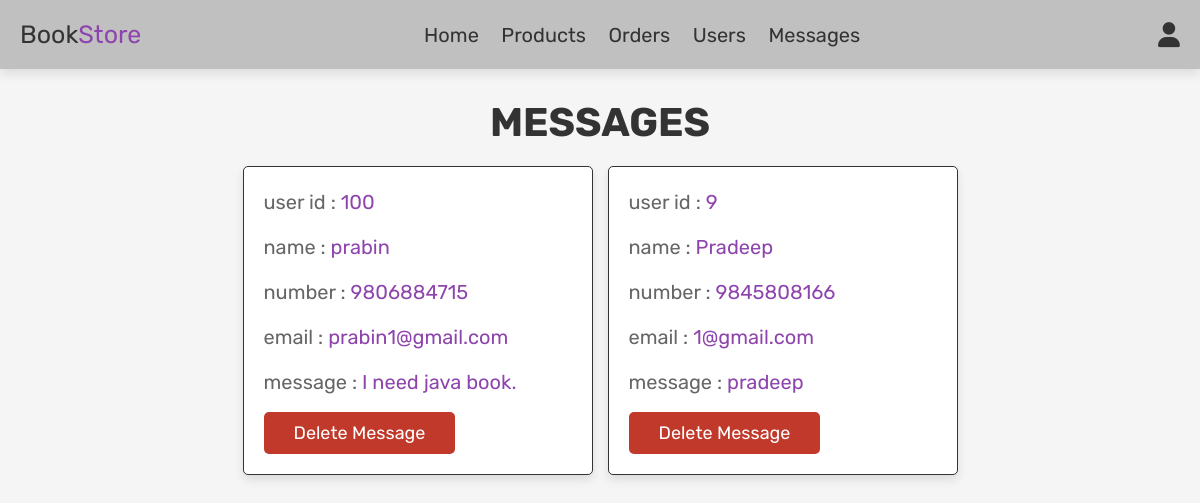
The app's page /admin_contacts.php (signed in) with its own data.
### tables this page shows
CREATE TABLE `message` (
  `id` int(100) NOT NULL,
  `user_id` int(100) NOT NULL,
  `name` varchar(100) NOT NULL,
  `email` varchar(100) NOT NULL,
  `number` varchar(12) NOT NULL,
  `message` varchar(500) NOT NULL
);

### admin_contacts.php (the view, shortened to what this page needs)
<?php
include 'config.php';
?>
<!DOCTYPE html>
<html lang="en">
<head>
   <link rel="stylesheet" href="https://cdnjs.cloudflare.com/ajax/libs/font-awesome/6.0.0/css/all.min.css">
   <link rel="stylesheet" href="css/admin_style.css">
   <link rel="stylesheet" href="1.css">
</head>
<body>
<?php include 'admin_header.php'; ?>
<section class="messages">
   <h1 class="title"> messages </h1>
   <div class="box-container">
   <?php
      $select_message = mysqli_query($conn, "SELECT * FROM `message`") or die('query failed');
      if(mysqli_num_rows($select_message) > 0){
         while($fetch_message = mysqli_fetch_assoc($select_message)){
   ?>
   <div class="box">
      <p> user id : <span><?php echo $fetch_message['user_id']; ?></span> </p>
      <p> name : <span><?php echo $fetch_message['name']; ?></span> </p>
      <p> number : <span><?php echo $fetch_message['number']; ?></span> </p>
      <p> email : <span><?php echo $fetch_message['email']; ?></span> </p>
      <p> message : <span><?php echo $fetch_message['message']; ?></span> </p>
      <a href="admin_contacts.php?delete=<?php echo $fetch_message['id']; ?>" onclick="return confirm('delete this message?');" class="delete-btn">delete message</a>
   </div>
   <?php
      };
   }else{
      echo '<p class="empty">you have no messages!</p>';
   }
   ?>
   </div>
</section>
</body>
</html>

### admin_style.css (style rules this page uses)
:root { --purple:#8e44ad; --red:#c0392b; --orange:#f39c12; --black:#333; --white:#fff; --light-color:#666; --light-white:#ccc; --light-bg:#f5f5f5; --border:.1rem solid var(--black); --box-shadow:0 .5rem 1rem rgba(0,0,0,.1); }
* { font-family: 'Rubik', sans-serif; margin:0; padding:0; box-sizing: border-box; outline: none; border:none; text-decoration: none; transition:all .2s linear; }
html { font-size: 62.5%; overflow-x: hidden; }
body { background-color: var(--light-bg); }
section { padding:3rem 2rem; }
.title { text-align: center; margin-bottom: 2rem; text-transform: uppercase; color:var(--black); font-size: 4rem; }
.btn, .option-btn, .delete-btn, .white-btn { display: inline-block; margin-top: 1rem; padding:1rem 3rem; cursor: pointer; color:var(--white); font-size: 1.8rem; border-radius: .5rem; text-transform: capitalize; }
.delete-btn { background-color: var(--red); }
.messages .box-container { display: grid; grid-template-columns: repeat(auto-fit, 35rem); justify-content: center; gap:1.5rem; max-width: 1200px; margin:0 auto; align-items: flex-start; }
.messages .box-container .box { background-color: var(--white); padding:2rem; border:var(--border); box-shadow: var(--box-shadow); border-radius: .5rem; }
.messages .box-container .box p { padding-bottom: 1.5rem; font-size: 2rem; color:var(--light-color); line-height: 1.5; }
.messages .box-container .box p span { color:var(--purple); }
.messages .box-container .box .delete-btn { margin-top: 0; }

### 1.css (style rules this page uses)
:root { --purple:#8e44ad; --red:#c0392b; --orange:#f39c12; --black:#333; --white:#fff; --light-color:#666; --light-white:#ccc; --light-bg:#f5f5f5; --border:.1rem solid var(--black); --box-shadow:0 .5rem 1rem rgba(0,0,0,.1); }
* { font-family: 'Rubik', sans-serif; margin:0; padding:0; box-sizing: border-box; outline: none; border:none; text-decoration: none; transition:all .2s linear; }
html { font-size: 62.5%; overflow-x: hidden; }
body { background-color: var(--light-bg); }
section { padding:3rem 2rem; }
.title { text-align: center; margin-bottom: 2rem; text-transform: uppercase; color:var(--black); font-size: 4rem; }
.btn, .option-btn, .delete-btn, .white-btn { display: inline-block; margin-top: 1rem; padding:1rem 3rem; cursor: pointer; color:var(--white); font-size: 1.8rem; border-radius: .5rem; text-transform: capitalize; }
.delete-btn { background-color: var(--red); }
.messages .box-container { display: grid; grid-template-columns: repeat(auto-fit, 35rem); justify-content: center; gap:1.5rem; max-width: 1200px; margin:0 auto; align-items: flex-start; }
.messages .box-container .box { background-color: var(--white); padding:2rem; border:var(--border); box-shadow: var(--box-shadow); border-radius: .5rem; }
.messages .box-container .box p { padding-bottom: 1.5rem; font-size: 2rem; color:var(--light-color); line-height: 1.5; }
.messages .box-container .box p span { color:var(--purple); }
.messages .box-container .box .delete-btn { margin-top: 0; }

### records on screen
message: user "100", name "prabin", number "9806884715", email "prabin1@gmail.com", message "I need java book."
message: user "9", name "Pradeep", number "9845808166", email "1@gmail.com", message "pradeep"
